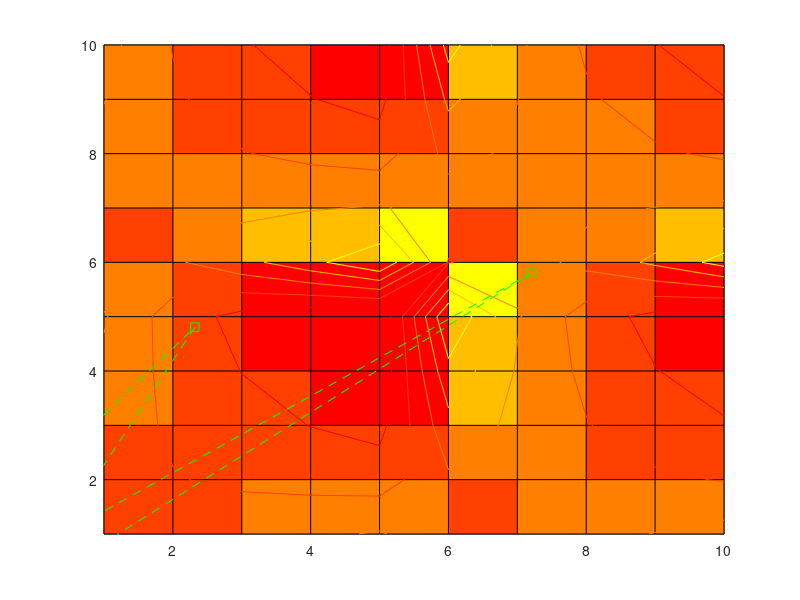

Reproduce this figure in MATLAB.
RX=randn(2,10);
a=[1 2;2 1];
Rx=a*RX;
u=mean(Rx,2);
Z=cov(Rx');
U=repmat(u,1,10);


[XX,YY]=meshgrid(-1:0,-1:3);
x=zeros(2,10);
for i= 1:10
    for j=1:2
        if j==1
            if rem(i,5)~=0
                x(j,i)=XX(rem(i,5),ceil(i/5));
            else
                x(j,i)=XX(5,ceil(i/5));
            end
        elseif j==2
            if rem(i,5)~=0
                x(j,i)=YY(rem(i,5),ceil(i/5));
            else
                x(j,i)=YY(5,ceil(i/5));
            end
        end
    end    
end

p=1/sqrt((2*pi)^2*length(Z))*exp(-1/2*(x-U)'*inv(Z)*(x-U));

figure

pcolor(p)
hold on

contour(p,5)
colormap(autumn(5))
hold on

plot(Rx(1,:),Rx(2,:),'--gs')
hold on